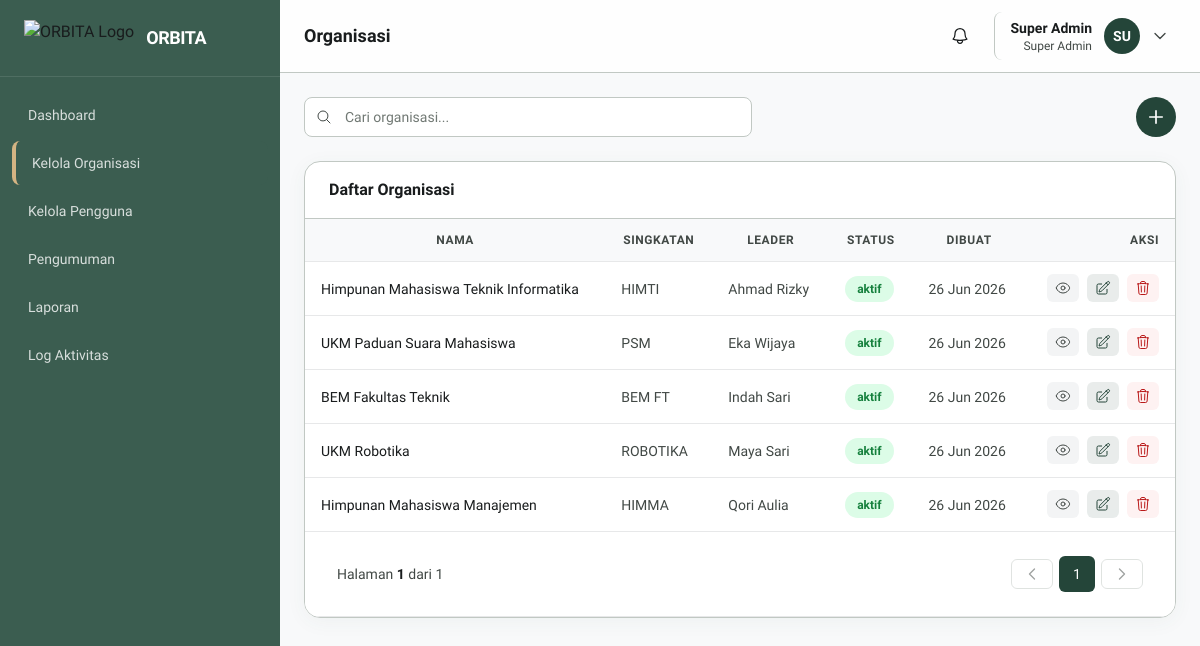
Page /pages/organisasi/index.php (signed in) on the committed database.
### tables this page shows
CREATE TABLE organisasi (
    id INT AUTO_INCREMENT PRIMARY KEY,
    nama VARCHAR(150) NOT NULL,
    singkatan VARCHAR(20),
    deskripsi TEXT,
    visi TEXT,
    misi TEXT,
    logo VARCHAR(255),
    ketua_id INT DEFAULT NULL,
    status ENUM('aktif', 'nonaktif') DEFAULT 'aktif',
    deleted_at DATETIME DEFAULT NULL,
    created_at DATETIME DEFAULT CURRENT_TIMESTAMP,
    updated_at DATETIME DEFAULT CURRENT_TIMESTAMP ON UPDATE CURRENT_TIMESTAMP,
    FOREIGN KEY (ketua_id) REFERENCES users(id) ON DELETE SET NULL
);

### components/tables/organisasi.php (the view, shortened to what this page needs)
<?php
foreach ($list as $row):
?>
<tr>
    <td class="text-sm font-medium text-on-surface"><?= e($row['nama']) ?></td>
    <td class="text-sm text-on-surface-variant"><?= e($row['singkatan'] ?? '-') ?></td>
    <td class="text-sm text-on-surface-variant"><?= e($row['leader_nama'] ?? '-') ?></td>
    <td><span class="badge <?= $row['status']==='aktif' ? 'bg-green-100 text-green-700' : 'bg-gray-100 text-gray-600' ?>"><?= e($row['status']) ?></span></td>
    <td class="text-sm text-on-surface-variant"><?= e(date('d M Y', strtotime($row['created_at']))) ?></td>
    <td class="text-right whitespace-nowrap">
        <?php if ($show_arsip): ?>
            <a href="?arsip=1&restore=<?= $row['id'] ?>" title="Pulihkan" class="inline-flex items-center px-2 py-1.5 rounded-md bg-green-50 text-green-700 hover:bg-green-100 mr-1">
                <svg class="w-4 h-4" fill="none" stroke="currentColor" stroke-width="1.5" viewBox="0 0 24 24"><path stroke-linecap="round" stroke-linejoin="round" d="M9 15L3 9m0 0l6-6M3 9h12a6 6 0 010 12h-3"/></svg>
            </a>
        <?php else: ?>
            <button type="button" onclick="openDetailModal(<?= e(json_encode($row)) ?>)" title="Lihat" class="inline-flex items-center px-2 py-1.5 rounded-md bg-surface-low text-on-surface-variant hover:bg-surface-high mr-1">
            </button>
            <button type="button" onclick="openOrganisasiModal(<?= e(json_encode($row)) ?>)" title="Edit" class="inline-flex items-center px-2 py-1.5 rounded-md bg-primary/10 text-primary hover:bg-primary/20 mr-1">
            </button>
            <a href="?delete=<?= $row['id'] ?>" onclick="return confirm('Arsipkan organisasi ini?')" title="Hapus" class="inline-flex items-center px-2 py-1.5 rounded-md bg-red-50 text-error hover:bg-red-100">
            </a>
        <?php endif; ?>
    </td>
</tr>
<?php endforeach; ?>
<?php if (!empty($list) && isset($p)): ?>
<tr><td colspan="6" class="bg-white border-t border-outline-variant"><?= renderPagination($p) ?></td></tr>
<?php endif; ?>

### assets/css/custom.css (style rules this page uses)
.data-table td, .data-table th { padding: 12px 16px; border-bottom: 1px solid #e7e8e9; }
.badge { display: inline-flex; align-items: center; padding: 4px 12px; border-radius: 9999px; font-size: 12px; font-weight: 600; }

### components/head.php (style rules this page uses)
body { font-family: 'Plus Jakarta Sans', sans-serif; background-color: #f8f9fa; }

### rows in the picture
organisasi: nama "Himpunan Mahasiswa Teknik Informatika", singkatan "HIMTI", leader_nama "Ahmad Rizky", status "aktif", created_at "26 Jun 2026"
organisasi: nama "UKM Paduan Suara Mahasiswa", singkatan "PSM", leader_nama "Eka Wijaya", status "aktif", created_at "26 Jun 2026"
organisasi: nama "BEM Fakultas Teknik", singkatan "BEM FT", leader_nama "Indah Sari", status "aktif", created_at "26 Jun 2026"
organisasi: nama "UKM Robotika", singkatan "ROBOTIKA", leader_nama "Maya Sari", status "aktif", created_at "26 Jun 2026"
organisasi: nama "Himpunan Mahasiswa Manajemen", singkatan "HIMMA", leader_nama "Qori Aulia", status "aktif", created_at "26 Jun 2026"

### other values in the picture
$item['label'] "Dashboard"
$item['label'] "Kelola Organisasi"
$item['label'] "Kelola Pengguna"
$item['label'] "Pengumuman"
$item['label'] "Laporan"
$item['label'] "Log Aktivitas"
$page_title "Organisasi"
$_SESSION['nama'] "Super Admin"
$_SESSION['role'] "Super Admin"
substr($_SESSION['nama'] ?? 'U', 0, 2) "SU"
$page "1"
$totalPages "1"
